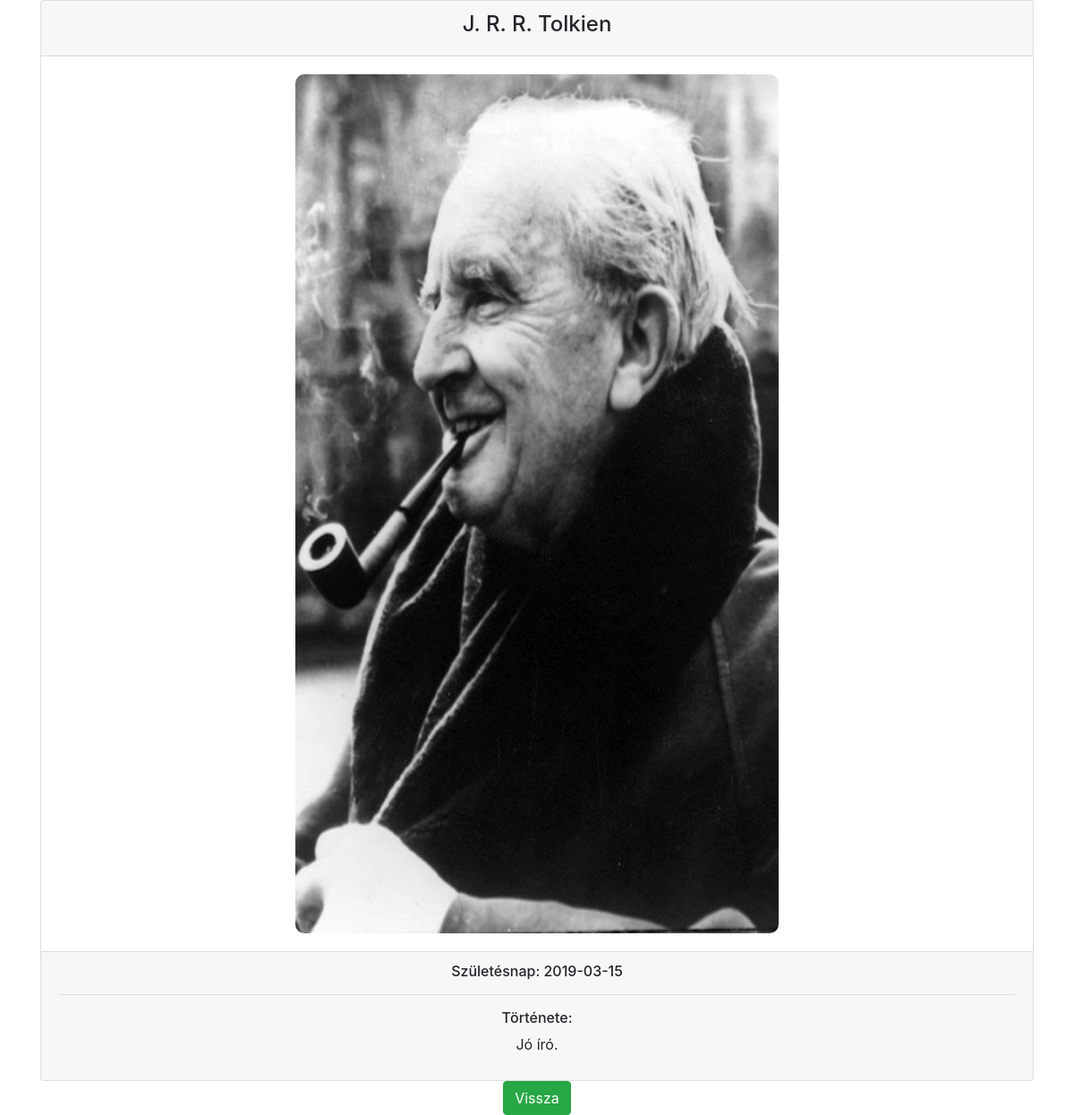
Page /selectWriter.php?szerzoid=2 (signed in) on the committed database.
### tables this page shows
CREATE TABLE `writer` (
  `id` int(11) NOT NULL,
  `writer_name` varchar(255) NOT NULL,
  `writer_picture` varchar(255) NOT NULL,
  `writer_birthday` date NOT NULL,
  `life_story` varchar(255) NOT NULL
);

### db.php (called while the page is built, shortened)
<?php
class db{
	private static $host = "localhost:3306";
	private static $username = "root";
	private static $password = "";
	private static $database = "library";
	private static $coding = "utf8";
	private static $instance = null;
	private $connection = "";
	public function __construct(){
		$this->connection = mysqli_connect(self::$host,self::$username,self::$password);
		if(mysqli_connect_errno($this->connection)){
			die("Could not connect mysqli database");
		}else{
			mysqli_select_db($this->connection,self::$database);
			mysqli_set_charset($this->connection,self::$coding);
		}
	}
	public static function get(){
		if(is_null(self::$instance)){
			self::$instance = new db();
		}
		return self::$instance;
	}
	public function query($queryString){
		$result = mysqli_query($this->connection,$queryString);
		return $result;
	}
	public function getArray($queryString){
		$result = $this->query($queryString);
		$rows = array();
		while($row = mysqli_fetch_assoc($result)){
			$rows[] = $row;
		}
		return $rows;
	}
}
?>

### selectWriter.php (the view, shortened to what this page needs)
<?php
require_once "db.php";
$writername = $_GET["szerzoid"];
$writername = (int)$writername;
$selectString = "SELECT * FROM writer WHERE id =".$writername;
$db = db::get();
$writers = $db->getArray($selectString);
?>
<!DOCTYPE html>
<html>
	<head>
		<?php require_once("head.php"); ?>
	</head>
	<body class="bg">
		<div class="container text-center">
			<?php foreach($writers as $writer):?>
			<div class="card" style="background-color: rgba(255,255,255,.5);">
				<div class="card-header text-center">
					<h4>
						<?php echo $writer["writer_name"]; ?>
					</h4>
				</div>
				<div class="card-body text-center">
					<img src="image/<?php echo $writer["writer_picture"];?>" style="width: 45vw; height: 120vh; border-radius: 10px;">
				</div>
				<div class="card-footer">
					<h6>Születésnap: <?php echo $writer["writer_birthday"]; ?></h6><hr>
					<h6>Története:</h6><p><?php echo $writer["life_story"]; ?></p>
				</div>
				<?php endforeach; ?>
			</div>
				<a class="btn btn-success" href="list.php">Vissza<a>
		</div>
	</body>
</html>

### selectWriter.php (style rules this page uses)
.bg { background-image: url("http://www.budaorsiinfo.hu/wp-content/uploads/2013/12/konyv_illusztr.jpg"); background-size: cover; background-repeat: none; }
.bg img { height: 100%; width: 100%; }

### rows in the picture
writer: writer_name "J. R. R. Tolkien", writer_picture (picture), writer_birthday "2019-03-15", life_story "Jó író."
